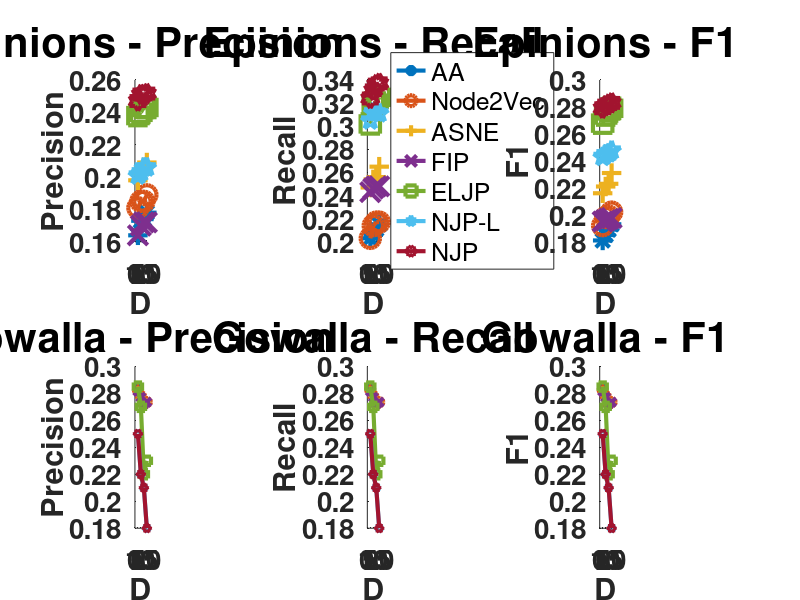

Write MATLAB code to recreate this figure.
AA1 = [0.164,0.173,0.174,0.178];
Node2Vec1 = [0.181,0.185,0.185,0.189];
ASNE1 = [0.198,0.202,0.206,0.209];
FIP1 = [0.164,0.17,0.172,0.172];
EJLP1 = [0.238,0.24,0.243,0.243];
NJPP1 = [0.201,0.203,0.206,0.206];
NJP1 = [0.247,0.251,0.251,0.2516];

AA2 = [0.203,0.206,0.211,0.215];
Node2Vec2 = [0.203,0.214,0.217,0.217];
ASNE2 = [0.247,0.254,0.256,0.265];
FIP2 = [0.243,0.246,0.248,0.248];
EJP2 = [0.302,0.32,0.32,0.325];
NJPP2 = [0.305,0.312,0.312,0.3112];
NJP2 = [0.324,0.331,0.336,0.3371];

AA3 = [0.181,0.185,0.189,0.193,];
Node2Vec3 = [0.192,0.198,0.199,0.202,];
ASNE3 = [0.216,0.221,0.223,0.231];
FIP3 = [0.195,0.196,0.197,0.1976];
EJP3 = [0.268,0.274,0.277,0.279];
NJPP3 = [0.243,0.245,0.2457,0.2477];
NJP3 = [0.279,0.281,0.2821,0.283];

AA4 = [0.284,0.279,0.2735,0.2735];
Node2Vec4 = [0.2825,0.278,0.272,0.2735];
ASNE4 = [0.282,0.2775,0.2715,0.2735];
FIP4 = [0.2815,0.277,0.272,0.2735];
EJP4 = [0.285,0.27,0.22,0.23];
NJPP4 = [0.25,0.22,0.21,0.18];
NJP4 = [0.25,0.22,0.21,0.18];

AA5 = [0.284,0.279,0.2735,0.2735];
Node2Vec5 = [0.2825,0.278,0.272,0.2735];
ASNE5 = [0.282,0.2775,0.2715,0.2735];
FIP5 = [0.2815,0.277,0.272,0.2735];
EJP5 = [0.285,0.27,0.22,0.23];
NJPP5 = [0.25,0.22,0.21,0.18];
NJP5 = [0.25,0.22,0.21,0.18];

AA6 = [0.284,0.279,0.2735,0.2735];
NOde2Vec6 = [0.2825,0.278,0.272,0.2735];
ASNE6 = [0.282,0.2775,0.2715,0.2735];
FIP6 = [0.2815,0.277,0.272,0.2735];
EJP6 = [0.285,0.27,0.22,0.23];
NJPP6 = [0.25,0.22,0.21,0.18];
NJP6 = [0.25,0.22,0.21,0.18];

X0 = [5,10,15,20];

figure(1);

subplot(2,3,1);
hold on
plot(X0,AA1,'-*','linewidth',3,'MarkerSize',14);
plot(X0,Node2Vec1,'-o','linewidth',3,'MarkerSize',14);
plot(X0,ASNE1,'-+','linewidth',3,'MarkerSize',14);
plot(X0,FIP1,'-x','linewidth',3,'MarkerSize',14);
plot(X0,EJLP1,'-s','linewidth',3,'MarkerSize',14);
plot(X0,NJPP1,'-p','linewidth',3,'MarkerSize',14);
plot(X0,NJP1,'-h','linewidth',3,'MarkerSize',14);
set(gca,'fontsize',20,'fontweight','bold')
ylabel('Precision')
xlabel('D')
title('Epinions - Precision','fontsize',30,'fontweight','bold')

subplot(2,3,2);

hold on
plot(X0,AA2,'-*','linewidth',3,'MarkerSize',14);
plot(X0,Node2Vec2,'-o','linewidth',3,'MarkerSize',14);
plot(X0,ASNE2,'-+','linewidth',3,'MarkerSize',14);
plot(X0,FIP2,'-x','linewidth',3,'MarkerSize',14);
plot(X0,EJP2,'-s','linewidth',3,'MarkerSize',14);
plot(X0,NJPP2,'-p','linewidth',3,'MarkerSize',14);
plot(X0,NJP2,'-h','linewidth',3,'MarkerSize',14);
set(gca,'fontsize',20,'fontweight','bold');
hold off

ylabel('Recall')
xlabel('D')
title('Epinions - Recall','fontsize',30,'fontweight','bold')
% h_leg = legend('PMF','SVD++','RRN','NCF','FIP','ELJP','NJP','NJP-F','Location','SouthOutside');
% set(h_leg,'Orientation','horizon')
h_leg = legend('AA','Node2Vec','ASNE','FIP','ELJP','NJP-L','NJP','Location','EastOutside');
set(h_leg,'Orientation','vertical')

subplot(2,3,3);
hold on
plot(X0,AA3,'-*','linewidth',3,'MarkerSize',14);
plot(X0,Node2Vec3,'-o','linewidth',3,'MarkerSize',14);
plot(X0,ASNE3,'-+','linewidth',3,'MarkerSize',14);
plot(X0,FIP3,'-x','linewidth',3,'MarkerSize',14);
plot(X0,EJP3,'-s','linewidth',3,'MarkerSize',14);
plot(X0,NJPP3,'-p','linewidth',3,'MarkerSize',14);
plot(X0,NJP3,'-h','linewidth',3,'MarkerSize',14);
set(gca,'fontsize',20,'fontweight','bold');
hold off

ylabel('F1')
xlabel('D')
title('Epinions - F1','fontsize',30,'fontweight','bold');


subplot(2,3,4);
hold on
plot(X0,AA4,'-*','linewidth',3);
plot(X0,Node2Vec4,'-o','linewidth',3);
plot(X0,ASNE4,'-+','linewidth',3);
plot(X0,FIP4,'-x','linewidth',3);
plot(X0,EJP4,'-s','linewidth',3);
plot(X0,NJPP4,'-p','linewidth',3);
plot(X0,NJP4,'-h','linewidth',3);
set(gca,'fontsize',20,'fontweight','bold');
hold off

ylabel('Precision')
xlabel('D')
title('Gowalla - Precision','fontsize',30,'fontweight','bold')


subplot(2,3,5);
hold on
plot(X0,AA5,'-*','linewidth',3);
plot(X0,Node2Vec5,'-o','linewidth',3);
plot(X0,ASNE5,'-+','linewidth',3);
plot(X0,FIP5,'-x','linewidth',3);
plot(X0,EJP5,'-s','linewidth',3);
plot(X0,NJPP5,'-p','linewidth',3);
plot(X0,NJP5,'-h','linewidth',3);
set(gca,'fontsize',20,'fontweight','bold');
hold off
%axis([3, 22, 0.24, 0.285])
ylabel('Recall')
xlabel('D')
title('Gowalla - Recall','fontsize',30,'fontweight','bold')

subplot(2,3,6);
hold on
plot(X0,AA6,'-*','linewidth',3);
plot(X0,NOde2Vec6,'-o','linewidth',3);
plot(X0,ASNE6,'-+','linewidth',3);
plot(X0,FIP6,'-x','linewidth',3);
plot(X0,EJP6,'-s','linewidth',3);
plot(X0,NJPP6,'-p','linewidth',3);
plot(X0,NJP6,'-h','linewidth',3);
set(gca,'fontsize',20,'fontweight','bold');
hold off
%set(get(h(1),'BaseLine'),'LineWidth',1,'LineStyle',':')
ylabel('F1')
xlabel('D')
title('Gowalla - F1','fontsize',30,'fontweight','bold')


